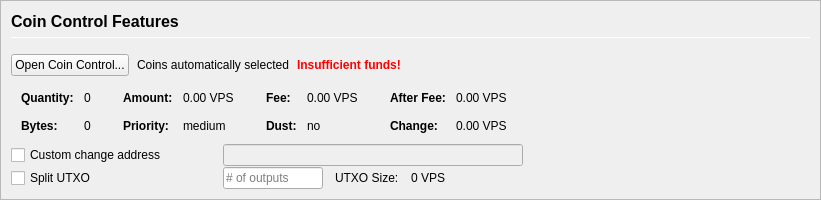
         <widget class="QFrame" name="frameCoinControl">
          <property name="sizePolicy">
           <sizepolicy hsizetype="Expanding" vsizetype="Expanding">
            <horstretch>0</horstretch>
            <verstretch>0</verstretch>
           </sizepolicy>
          </property>
          <property name="maximumSize">
           <size>
            <width>16777215</width>
            <height>16777215</height>
           </size>
          </property>
          <property name="frameShape">
           <enum>QFrame::StyledPanel</enum>
          </property>
          <property name="frameShadow">
           <enum>QFrame::Sunken</enum>
          </property>
          <layout class="QVBoxLayout" name="verticalLayoutCoinControl2">
           <property name="spacing">
            <number>0</number>
           </property>
           <property name="margin">
            <number>0</number>
           </property>
           <item>
            <widget class="QFrame" name="frameCoinControl_BG">
             <layout class="QVBoxLayout" name="verticalLayoutCoinControl" stretch="0,0,0,0,0,0">
              <property name="spacing">
               <number>1</number>
              </property>
              <property name="leftMargin">
               <number>10</number>
              </property>
              <property name="topMargin">
               <number>10</number>
              </property>
              <item>
               <layout class="QHBoxLayout" name="horizontalLayoutCoinControl1">
                <property name="bottomMargin">
                 <number>15</number>
                </property>
                <item>
                 <layout class="QVBoxLayout" name="verticalLayout_3">
                  <property name="spacing">
                   <number>6</number>
                  </property>
                  <item>
                   <widget class="QLabel" name="labelCoinControlFeatures">
                    <property name="sizePolicy">
                     <sizepolicy hsizetype="Preferred" vsizetype="Maximum">
                      <horstretch>0</horstretch>
                      <verstretch>0</verstretch>
                     </sizepolicy>
                    </property>
                    <property name="minimumSize">
                     <size>
                      <width>0</width>
                      <height>20</height>
                     </size>
                    </property>
                    <property name="font">
                     <font>
                      <pointsize>12</pointsize>
                      <weight>75</weight>
                      <bold>true</bold>
                     </font>
                    </property>
                    <property name="styleSheet">
                     <string notr="true">font-weight:bold;</string>
                    </property>
                    <property name="text">
                     <string>Coin Control Features</string>
                    </property>
                   </widget>
                  </item>
                  <item>
                   <widget class="Line" name="line">
                    <property name="minimumSize">
                     <size>
                      <width>0</width>
                      <height>1</height>
                     </size>
                    </property>
                    <property name="maximumSize">
                     <size>
                      <width>16777215</width>
                      <height>1</height>
                     </size>
                    </property>
                    <property name="orientation">
                     <enum>Qt::Horizontal</enum>
                    </property>
                   </widget>
                  </item>
                 </layout>
                </item>
               </layout>
              </item>
              <item>
               <layout class="QHBoxLayout" name="horizontalLayoutCoinControl2" stretch="0,0,0,0">
                <property name="spacing">
                 <number>8</number>
                </property>
                <property name="bottomMargin">
                 <number>10</number>
                </property>
                <item>
                 <widget class="QPushButton" name="pushButtonCoinControl">
                  <property name="styleSheet">
                   <string notr="true"/>
                  </property>
                  <property name="text">
                   <string>Open Coin Control...</string>
                  </property>
                  <property name="autoDefault">
                   <bool>false</bool>
                  </property>
                 </widget>
                </item>
                <item>
                 <widget class="QLabel" name="labelCoinControlAutomaticallySelected">
                  <property name="text">
                   <string>Coins automatically selected</string>
                  </property>
                  <property name="margin">
                   <number>5</number>
                  </property>
                 </widget>
                </item>
                <item>
                 <widget class="QLabel" name="labelCoinControlInsuffFunds">
                  <property name="font">
                   <font>
                    <weight>75</weight>
                    <bold>true</bold>
                   </font>
                  </property>
                  <property name="styleSheet">
                   <string notr="true">color:red;font-weight:bold;</string>
                  </property>
                  <property name="text">
                   <string>Insufficient funds!</string>
                  </property>
                  <property name="margin">
                   <number>5</number>
                  </property>
                 </widget>
                </item>
                <item>
                 <spacer name="horizontalSpacerCoinControl">
                  <property name="orientation">
                   <enum>Qt::Horizontal</enum>
                  </property>
                  <property name="sizeHint" stdset="0">
                   <size>
                    <width>40</width>
                    <height>1</height>
                   </size>
                  </property>
                 </spacer>
                </item>
               </layout>
              </item>
              <item>
               <widget class="QWidget" name="widgetCoinControl" native="true">
                <property name="sizePolicy">
                 <sizepolicy hsizetype="Preferred" vsizetype="Preferred">
                  <horstretch>0</horstretch>
                  <verstretch>0</verstretch>
                 </sizepolicy>
                </property>
                <property name="minimumSize">
                 <size>
                  <width>0</width>
                  <height>0</height>
                 </size>
                </property>
                <property name="styleSheet">
                 <string notr="true"/>
                </property>
                <layout class="QHBoxLayout" name="horizontalLayoutCoinControl5">
                 <property name="margin">
                  <number>0</number>
                 </property>
                 <item>
                  <layout class="QHBoxLayout" name="horizontalLayoutCoinControl3" stretch="0,0,0,1">
                   <property name="spacing">
                    <number>20</number>
                   </property>
                   <property name="topMargin">
                    <number>0</number>
                   </property>
                   <property name="bottomMargin">
                    <number>10</number>
                   </property>
                   <item>
                    <layout class="QFormLayout" name="formLayoutCoinControl1">
                     <property name="horizontalSpacing">
                      <number>10</number>
                     </property>
                     <property name="verticalSpacing">
                      <number>14</number>
                     </property>
                     <property name="leftMargin">
                      <number>10</number>
                     </property>
                     <property name="topMargin">
                      <number>4</number>
                     </property>
                     <property name="rightMargin">
                      <number>6</number>
                     </property>
                     <item row="0" column="0">
                      <widget class="QLabel" name="labelCoinControlQuantityText">
                       <property name="font">
                        <font>
                         <weight>75</weight>
                         <bold>true</bold>
                        </font>
                       </property>
                       <property name="text">
                        <string>Quantity:</string>
                       </property>
                       <property name="margin">
                        <number>0</number>
                       </property>
                      </widget>
                     </item>
                     <item row="0" column="1">
                      <widget class="QLabel" name="labelCoinControlQuantity">
                       <property name="cursor">
                        <cursorShape>IBeamCursor</cursorShape>
                       </property>
                       <property name="contextMenuPolicy">
                        <enum>Qt::ActionsContextMenu</enum>
                       </property>
                       <property name="text">
                        <string notr="true">0</string>
                       </property>
                       <property name="margin">
                        <number>0</number>
                       </property>
                       <property name="textInteractionFlags">
                        <set>Qt::LinksAccessibleByMouse|Qt::TextSelectableByKeyboard|Qt::TextSelectableByMouse</set>
                       </property>
                      </widget>
                     </item>
                     <item row="1" column="0">
                      <widget class="QLabel" name="labelCoinControlBytesText">
                       <property name="font">
                        <font>
                         <weight>75</weight>
                         <bold>true</bold>
                        </font>
                       </property>
                       <property name="text">
                        <string>Bytes:</string>
                       </property>
                      </widget>
                     </item>
                     <item row="1" column="1">
                      <widget class="QLabel" name="labelCoinControlBytes">
                       <property name="cursor">
                        <cursorShape>IBeamCursor</cursorShape>
                       </property>
                       <property name="contextMenuPolicy">
                        <enum>Qt::ActionsContextMenu</enum>
                       </property>
                       <property name="text">
                        <string notr="true">0</string>
                       </property>
                       <property name="textInteractionFlags">
                        <set>Qt::LinksAccessibleByMouse|Qt::TextSelectableByKeyboard|Qt::TextSelectableByMouse</set>
                       </property>
                      </widget>
                     </item>
                    </layout>
                   </item>
                   <item>
                    <layout class="QFormLayout" name="formLayoutCoinControl2">
                     <property name="horizontalSpacing">
                      <number>10</number>
                     </property>
                     <property name="verticalSpacing">
                      <number>14</number>
                     </property>
                     <property name="leftMargin">
                      <number>6</number>
                     </property>
                     <property name="topMargin">
                      <number>4</number>
                     </property>
                     <property name="rightMargin">
                      <number>6</number>
                     </property>
                     <item row="0" column="0">
                      <widget class="QLabel" name="labelCoinControlAmountText">
                       <property name="font">
                        <font>
                         <weight>75</weight>
                         <bold>true</bold>
                        </font>
                       </property>
                       <property name="text">
                        <string>Amount:</string>
                       </property>
                       <property name="margin">
                        <number>0</number>
                       </property>
                      </widget>
                     </item>
                     <item row="0" column="1">
                      <widget class="QLabel" name="labelCoinControlAmount">
                       <property name="cursor">
                        <cursorShape>IBeamCursor</cursorShape>
                       </property>
                       <property name="contextMenuPolicy">
                        <enum>Qt::ActionsContextMenu</enum>
                       </property>
                       <property name="text">
                        <string notr="true">0.00 VPS</string>
                       </property>
                       <property name="textInteractionFlags">
                        <set>Qt::LinksAccessibleByMouse|Qt::TextSelectableByKeyboard|Qt::TextSelectableByMouse</set>
                       </property>
                      </widget>
                     </item>
                     <item row="1" column="0">
                      <widget class="QLabel" name="labelCoinControlPriorityText">
                       <property name="font">
                        <font>
                         <weight>75</weight>
                         <bold>true</bold>
                        </font>
                       </property>
                       <property name="text">
                        <string>Priority:</string>
                       </property>
                      </widget>
                     </item>
                     <item row="1" column="1">
                      <widget class="QLabel" name="labelCoinControlPriority">
                       <property name="cursor">
                        <cursorShape>IBeamCursor</cursorShape>
                       </property>
                       <property name="contextMenuPolicy">
                        <enum>Qt::ActionsContextMenu</enum>
                       </property>
                       <property name="text">
                        <string>medium</string>
                       </property>
                       <property name="textInteractionFlags">
                        <set>Qt::LinksAccessibleByMouse|Qt::TextSelectableByKeyboard|Qt::TextSelectableByMouse</set>
                       </property>
                      </widget>
                     </item>
                    </layout>
                   </item>
                   <item>
                    <layout class="QFormLayout" name="formLayoutCoinControl3">
                     <property name="horizontalSpacing">
                      <number>10</number>
                     </property>
                     <property name="verticalSpacing">
                      <number>14</number>
                     </property>
                     <property name="leftMargin">
                      <number>6</number>
                     </property>
                     <property name="topMargin">
                      <number>4</number>
                     </property>
                     <property name="rightMargin">
                      <number>6</number>
                     </property>
                     <item row="0" column="0">
                      <widget class="QLabel" name="labelCoinControlFeeText">
                       <property name="font">
                        <font>
                         <weight>75</weight>
                         <bold>true</bold>
                        </font>
                       </property>
                       <property name="text">
                        <string>Fee:</string>
                       </property>
                       <property name="margin">
                        <number>0</number>
                       </property>
                      </widget>
                     </item>
                     <item row="0" column="1">
                      <widget class="QLabel" name="labelCoinControlFee">
                       <property name="cursor">
                        <cursorShape>IBeamCursor</cursorShape>
                       </property>
                       <property name="contextMenuPolicy">
                        <enum>Qt::ActionsContextMenu</enum>
                       </property>
                       <property name="text">
                        <string notr="true">0.00 VPS</string>
                       </property>
                       <property name="textInteractionFlags">
                        <set>Qt::LinksAccessibleByMouse|Qt::TextSelectableByKeyboard|Qt::TextSelectableByMouse</set>
                       </property>
                      </widget>
                     </item>
                     <item row="1" column="0">
                      <widget class="QLabel" name="labelCoinControlLowOutputText">
                       <property name="font">
                        <font>
                         <weight>75</weight>
                         <bold>true</bold>
                        </font>
                       </property>
                       <property name="text">
                        <string>Dust:</string>
                       </property>
                      </widget>
                     </item>
                     <item row="1" column="1">
                      <widget class="QLabel" name="labelCoinControlLowOutput">
                       <property name="cursor">
                        <cursorShape>IBeamCursor</cursorShape>
                       </property>
                       <property name="contextMenuPolicy">
                        <enum>Qt::ActionsContextMenu</enum>
                       </property>
                       <property name="text">
                        <string>no</string>
                       </property>
                       <property name="textInteractionFlags">
                        <set>Qt::LinksAccessibleByMouse|Qt::TextSelectableByKeyboard|Qt::TextSelectableByMouse</set>
                       </property>
                      </widget>
                     </item>
                    </layout>
                   </item>
                   <item>
                    <layout class="QFormLayout" name="formLayoutCoinControl4">
                     <property name="horizontalSpacing">
                      <number>10</number>
                     </property>
                     <property name="verticalSpacing">
                      <number>14</number>
                     </property>
                     <property name="leftMargin">
                      <number>6</number>
                     </property>
                     <property name="topMargin">
                      <number>4</number>
                     </property>
                     <property name="rightMargin">
                      <number>6</number>
                     </property>
                     <item row="0" column="0">
                      <widget class="QLabel" name="labelCoinControlAfterFeeText">
                       <property name="font">
                        <font>
                         <weight>75</weight>
                         <bold>true</bold>
                        </font>
                       </property>
                       <property name="text">
                        <string>After Fee:</string>
                       </property>
                       <property name="margin">
                        <number>0</number>
                       </property>
                      </widget>
                     </item>
                     <item row="0" column="1">
                      <widget class="QLabel" name="labelCoinControlAfterFee">
                       <property name="cursor">
                        <cursorShape>IBeamCursor</cursorShape>
                       </property>
                       <property name="contextMenuPolicy">
                        <enum>Qt::ActionsContextMenu</enum>
                       </property>
                       <property name="text">
                        <string notr="true">0.00 VPS</string>
                       </property>
                       <property name="textInteractionFlags">
                        <set>Qt::LinksAccessibleByMouse|Qt::TextSelectableByKeyboard|Qt::TextSelectableByMouse</set>
                       </property>
                      </widget>
                     </item>
                     <item row="1" column="0">
                      <widget class="QLabel" name="labelCoinControlChangeText">
                       <property name="font">
                        <font>
                         <weight>75</weight>
                         <bold>true</bold>
                        </font>
                       </property>
                       <property name="text">
                        <string>Change:</string>
                       </property>
                      </widget>
                     </item>
                     <item row="1" column="1">
                      <widget class="QLabel" name="labelCoinControlChange">
                       <property name="cursor">
                        <cursorShape>IBeamCursor</cursorShape>
                       </property>
                       <property name="contextMenuPolicy">
                        <enum>Qt::ActionsContextMenu</enum>
                       </property>
                       <property name="text">
                        <string notr="true">0.00 VPS</string>
                       </property>
                       <property name="textInteractionFlags">
                        <set>Qt::LinksAccessibleByMouse|Qt::TextSelectableByKeyboard|Qt::TextSelectableByMouse</set>
                       </property>
                      </widget>
                     </item>
                    </layout>
                   </item>
                  </layout>
                 </item>
                </layout>
               </widget>
              </item>
              <item>
               <layout class="QHBoxLayout" name="horizontalLayoutCoinControl4">
                <property name="spacing">
                 <number>12</number>
                </property>
                <property name="sizeConstraint">
                 <enum>QLayout::SetDefaultConstraint</enum>
                </property>
                <property name="topMargin">
                 <number>0</number>
                </property>
                <property name="rightMargin">
                 <number>0</number>
                </property>
                <item>
                 <widget class="QCheckBox" name="checkBoxCoinControlChange">
                  <property name="sizePolicy">
                   <sizepolicy hsizetype="Preferred" vsizetype="Preferred">
                    <horstretch>0</horstretch>
                    <verstretch>0</verstretch>
                   </sizepolicy>
                  </property>
                  <property name="minimumSize">
                   <size>
                    <width>200</width>
                    <height>0</height>
                   </size>
                  </property>
                  <property name="maximumSize">
                   <size>
                    <width>200</width>
                    <height>16777215</height>
                   </size>
                  </property>
                  <property name="toolTip">
                   <string>If this is activated, but the change address is empty or invalid, change will be sent to a newly generated address.</string>
                  </property>
                  <property name="text">
                   <string>Custom change address</string>
                  </property>
                 </widget>
                </item>
                <item>
                 <widget class="QValidatedLineEdit" name="lineEditCoinControlChange">
                  <property name="enabled">
                   <bool>false</bool>
                  </property>
                  <property name="sizePolicy">
                   <sizepolicy hsizetype="Preferred" vsizetype="Preferred">
                    <horstretch>0</horstretch>
                    <verstretch>0</verstretch>
                   </sizepolicy>
                  </property>
                  <property name="minimumSize">
                   <size>
                    <width>300</width>
                    <height>0</height>
                   </size>
                  </property>
                 </widget>
                </item>
                <item>
                 <widget class="QLabel" name="labelCoinControlChangeLabel">
                  <property name="sizePolicy">
                   <sizepolicy hsizetype="Preferred" vsizetype="Preferred">
                    <horstretch>0</horstretch>
                    <verstretch>0</verstretch>
                   </sizepolicy>
                  </property>
                  <property name="minimumSize">
                   <size>
                    <width>100</width>
                    <height>0</height>
                   </size>
                  </property>
                  <property name="text">
                   <string/>
                  </property>
                  <property name="margin">
                   <number>3</number>
                  </property>
                 </widget>
                </item>
               </layout>
              </item>
              <item>
               <layout class="QHBoxLayout" name="horizontalLayoutCoinControl6">
                <property name="spacing">
                 <number>12</number>
                </property>
                <property name="rightMargin">
                 <number>0</number>
                </property>
                <item>
                 <widget class="QCheckBox" name="splitBlockCheckBox">
                  <property name="sizePolicy">
                   <sizepolicy hsizetype="Preferred" vsizetype="Preferred">
                    <horstretch>0</horstretch>
                    <verstretch>0</verstretch>
                   </sizepolicy>
                  </property>
                  <property name="minimumSize">
                   <size>
                    <width>200</width>
                    <height>0</height>
                   </size>
                  </property>
                  <property name="maximumSize">
                   <size>
                    <width>200</width>
                    <height>16777215</height>
                   </size>
                  </property>
                  <property name="text">
                   <string>Split UTXO</string>
                  </property>
                 </widget>
                </item>
                <item>
                 <widget class="QLineEdit" name="splitBlockLineEdit">
                  <property name="sizePolicy">
                   <sizepolicy hsizetype="Preferred" vsizetype="Preferred">
                    <horstretch>50</horstretch>
                    <verstretch>0</verstretch>
                   </sizepolicy>
                  </property>
                  <property name="minimumSize">
                   <size>
                    <width>100</width>
                    <height>0</height>
                   </size>
                  </property>
                  <property name="maximumSize">
                   <size>
                    <width>100</width>
                    <height>16777215</height>
                   </size>
                  </property>
                  <property name="placeholderText">
                   <string># of outputs</string>
                  </property>
                 </widget>
                </item>
                <item>
                 <widget class="QLabel" name="labelBlockSizeText">
                  <property name="text">
                   <string>UTXO Size:</string>
                  </property>
                 </widget>
                </item>
                <item>
                 <widget class="QLabel" name="labelBlockSize">
                  <property name="text">
                   <string>0 VPS</string>
                  </property>
                 </widget>
                </item>
                <item>
                 <spacer name="horizontalSpacer_7">
                  <property name="orientation">
                   <enum>Qt::Horizontal</enum>
                  </property>
                  <property name="sizeHint" stdset="0">
                   <size>
                    <width>40</width>
                    <height>20</height>
                   </size>
                  </property>
                 </spacer>
                </item>
               </layout>
              </item>
              <item>
               <spacer name="verticalSpacerCoinControl">
                <property name="orientation">
                 <enum>Qt::Vertical</enum>
                </property>
                <property name="sizeHint" stdset="0">
                 <size>
                  <width>800</width>
                  <height>1</height>
                 </size>
                </property>
               </spacer>
              </item>
             </layout>
            </widget>
           </item>
          </layout>
         </widget>
